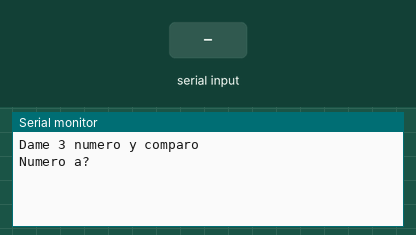
Bench run of a sketch on a simulated Arduino Uno, built with avr-gcc and run on an emulated ATmega328P. Parts: the last lines printed to the serial monitor. Inputs (shaded band) come from the test bench.

Above: at 1.2 s.
1.3 s: "90,45,200\n" received over Serial
At 2.62 s:
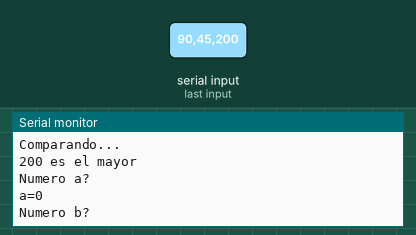
2.8 s: "30,150,10\n" received over Serial
At 4.3 s:
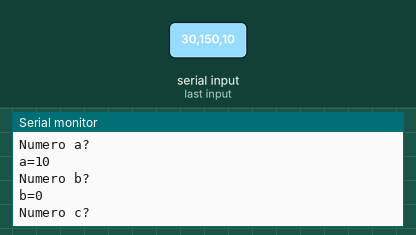

Measured:
- after the input at 1.3 s, the serial monitor: prints a new line at once (image 1)
- after the input at 2.8 s, the serial monitor: prints a new line at once (image 2)

The sketch:

arduino.21.numeromasgrandeotro.ino
```cpp
//Que numero es mas grande (otro)
int a = 0; //variable a
int b = 0; //variable b
int c = 0; //variable c
int x = 0; //variable x valor mayor actual
byte condicion = 0; //condicion de control, byte ocupa menos espacio

void setup() {
  Serial.begin(9600); //velocidad serial 9600
  Serial.println("Dame 3 numero y comparo");
  Serial.println("Numero a?");
}

void loop() {
  while (condicion == 0) { //condicion inicial cero se entra
    if (Serial.available() > 0) { //si hay dato se entra
      a = Serial.parseInt(); //el dato en serial se guarda entero en "a"
      Serial.print("a=");
      Serial.println(a);
      Serial.println("Numero b?");
      condicion = 1;         //se cambia condicion para cambiar de bucle
    }

  }
  while (condicion == 1) { //se entra a este bucle despues de entrar "a"
    if (Serial.available() > 0) { //si hat dato en serial entrar
      b = Serial.parseInt(); //guardar entero del serial en "b"
      Serial.print("b=");
      Serial.println(b);
      Serial.println("Numero c?");
      condicion = 2;        //se cambia para cambiar de bucle
    }
  }
  while (condicion == 2) { //se entra a este bucle con condicion 2
    if (Serial.available() > 0) { //si hay dato en serial entrar
      c = Serial.parseInt(); //entero en serial se guarda en "c"
      Serial.print("c=");
      Serial.println(c);
      Serial.println("Comparando...");
      condicion = 3;         //para salir de bucle
    }
  }

  x = a; //suponemos que a es el mayor
  if (b > x) { //si b > x entrar
    x = b; //ahora x toma el valor de b
  }
  if (c > x) { //si c > x entrar
    x = c; //ahora x toma el valor de c
  }

  Serial.print(x);
  Serial.println(" es el mayor");
  Serial.println("Numero a?");
  condicion = 0;    //se reinicia la condicion para repetir el programa
}
```
